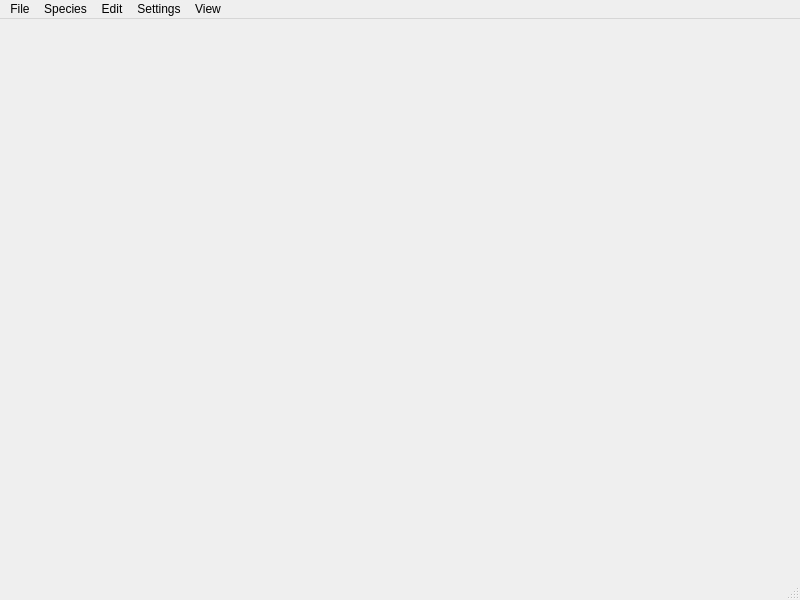
<?xml version="1.0" encoding="UTF-8"?>
<ui version="4.0">
 <class>MainWindow</class>
 <widget class="QMainWindow" name="MainWindow">
  <property name="windowModality">
   <enum>Qt::WindowModality::WindowModal</enum>
  </property>
  <property name="geometry">
   <rect>
    <x>0</x>
    <y>0</y>
    <width>800</width>
    <height>600</height>
   </rect>
  </property>
  <property name="windowTitle">
   <string>MainWindow</string>
  </property>
  <widget class="QWidget" name="centralwidget"/>
  <widget class="QMenuBar" name="menubar">
   <property name="geometry">
    <rect>
     <x>0</x>
     <y>0</y>
     <width>800</width>
     <height>17</height>
    </rect>
   </property>
   <widget class="QMenu" name="menureaddile">
    <property name="title">
     <string>File</string>
    </property>
    <addaction name="actionRead"/>
    <addaction name="actionRead_Base_Geometry"/>
   </widget>
   <widget class="QMenu" name="menuSpecies">
    <property name="title">
     <string>Species</string>
    </property>
    <addaction name="actionRead_Chemkin_Files"/>
    <addaction name="actionSpecies_Colors"/>
    <addaction name="actionSpecies_Materials"/>
   </widget>
   <widget class="QMenu" name="menuEdit">
    <property name="title">
     <string>Edit</string>
    </property>
    <addaction name="actionUndo_Move"/>
    <addaction name="actionRedo_Move"/>
   </widget>
   <widget class="QMenu" name="menuSettings">
    <property name="title">
     <string>Settings</string>
    </property>
    <addaction name="actionUnit_of_Measurement"/>
    <addaction name="actionLanguage"/>
   </widget>
   <widget class="QMenu" name="menuView">
    <property name="title">
     <string>View</string>
    </property>
    <addaction name="actionObjects"/>
    <addaction name="actionReference_Geometry"/>
   </widget>
   <addaction name="menureaddile"/>
   <addaction name="menuSpecies"/>
   <addaction name="menuEdit"/>
   <addaction name="menuSettings"/>
   <addaction name="menuView"/>
  </widget>
  <widget class="QStatusBar" name="statusbar"/>
  <action name="actionRead">
   <property name="text">
    <string>Read dpm files</string>
   </property>
  </action>
  <action name="actionRead_Base_Geometry">
   <property name="text">
    <string>Read Base Geometry</string>
   </property>
  </action>
  <action name="actionRead_Chemkin_Files">
   <property name="text">
    <string>Read Chemkin Files</string>
   </property>
  </action>
  <action name="actionUnit_of_Measurement">
   <property name="text">
    <string>Unit of Measurement</string>
   </property>
  </action>
  <action name="actionLanguage">
   <property name="text">
    <string>Language</string>
   </property>
  </action>
  <action name="actionSpecies_Colors">
   <property name="text">
    <string>Species/Colors</string>
   </property>
  </action>
  <action name="actionSpecies_Materials">
   <property name="text">
   <string>Materials</string>
   </property>
  </action>
  <action name="actionObjects">
   <property name="text">
    <string>Objects Panel</string>
   </property>
  </action>
  <action name="actionReference_Geometry">
   <property name="text">
   <string>Reference Geometry Panel</string>
   </property>
  </action>
  <action name="actionUndo_Move">
   <property name="text">
    <string>Undo Move</string>
   </property>
   <property name="shortcut">
    <string>Ctrl+Z</string>
   </property>
   <property name="enabled">
    <bool>false</bool>
   </property>
  </action>
  <action name="actionRedo_Move">
   <property name="text">
    <string>Redo Move</string>
   </property>
   <property name="shortcut">
    <string>Ctrl+Y</string>
   </property>
   <property name="enabled">
    <bool>false</bool>
   </property>
  </action>
 </widget>
 <resources/>
 <connections/>
</ui>
